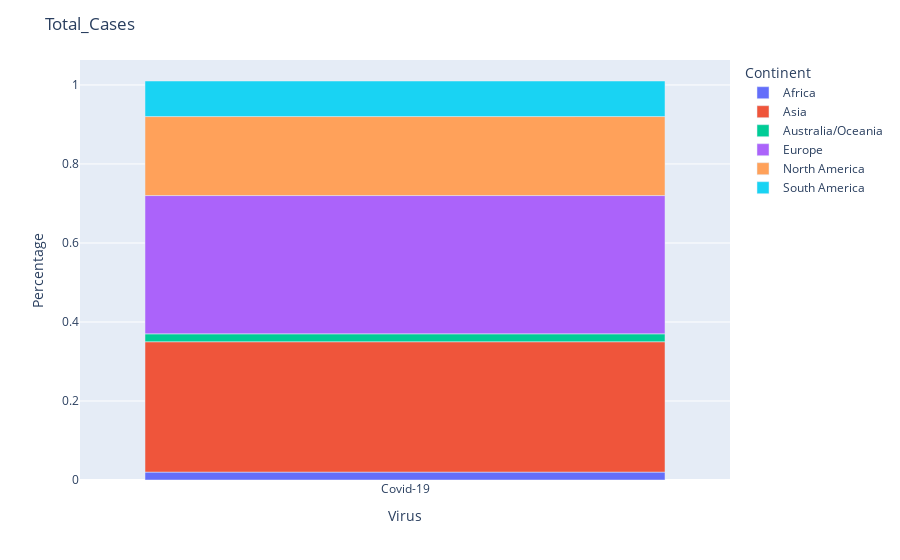
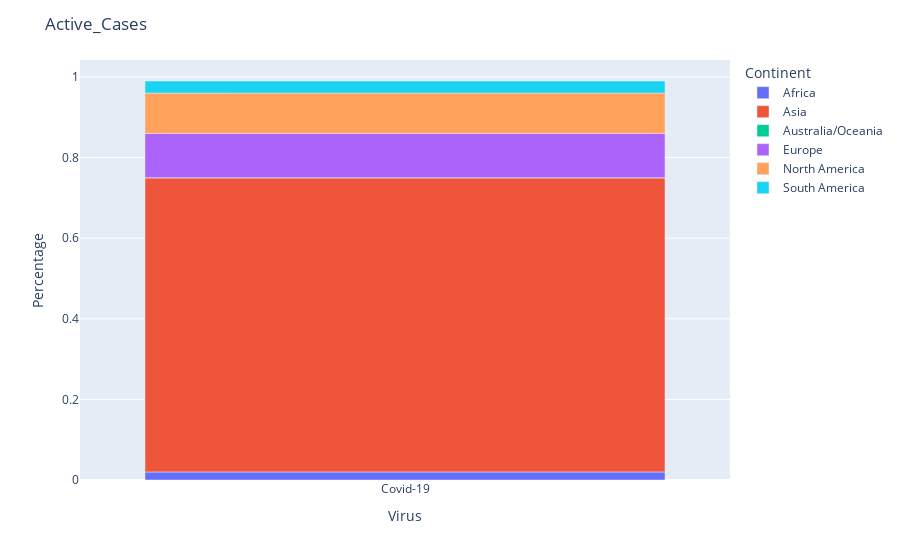
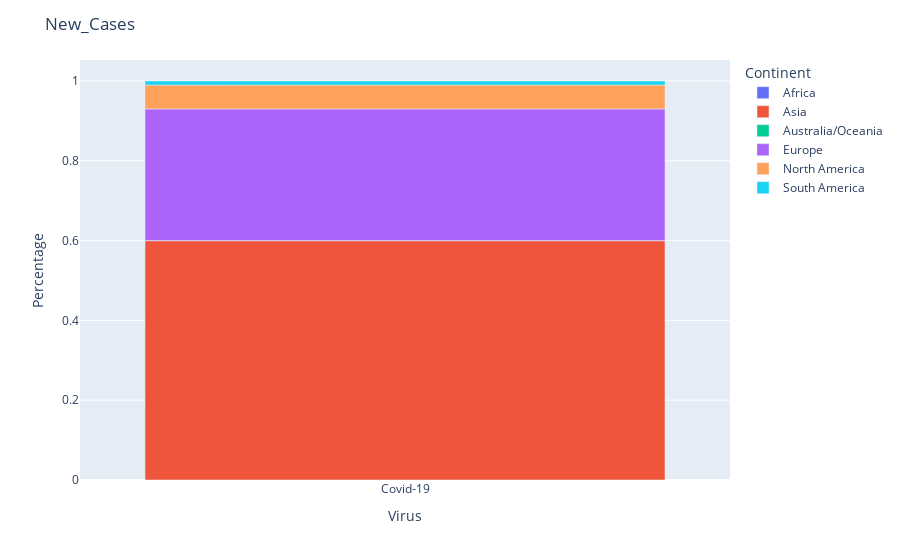
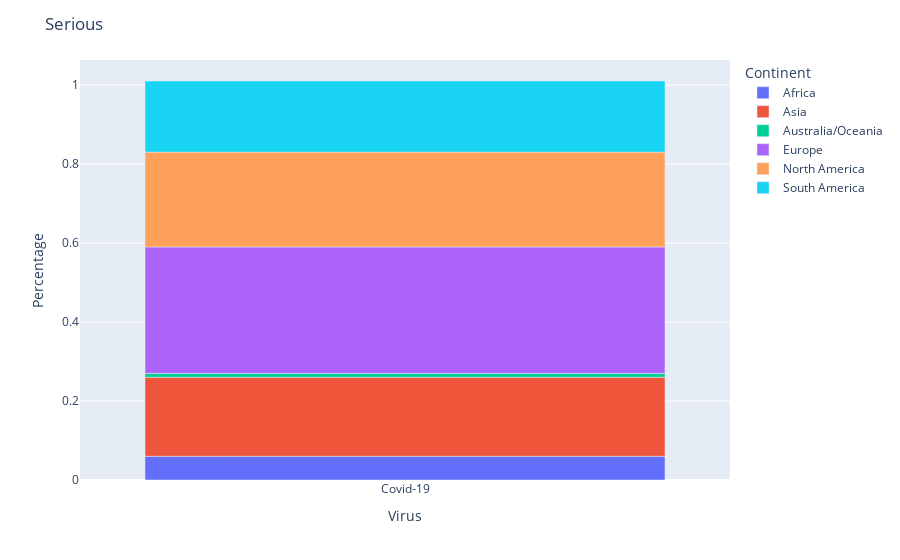

These figures' notebook cell, in order:
### Code cell
continent_visual(cases_list)

### Figure 1 — Plotly figure (JSON) as saved in the notebook; plotly's stock layout.template omitted (floating-point values rounded to 4 significant figures)
{"data": [{"alignmentgroup": "True", "customdata": [[12805489]], "hovertemplate": "Continent=Africa<br>Virus=%{x}<br>Percentage=%{y}<br>Total_Cases=%{customdata[0]}<extra></extra>", "legendgroup": "Africa", "marker": {"color": "#636efa", "pattern": {"shape": ""}}, "name": "Africa", "offsetgroup": "Africa", "orientation": "v", "showlegend": true, "textposition": "auto", "type": "bar", "x": ["Covid-19"], "xaxis": "x", "y": [0.02], "yaxis": "y"}, {"alignmentgroup": "True", "customdata": [[210611304]], "hovertemplate": "Continent=Asia<br>Virus=%{x}<br>Percentage=%{y}<br>Total_Cases=%{customdata[0]}<extra></extra>", "legendgroup": "Asia", "marker": {"color": "#EF553B", "pattern": {"shape": ""}}, "name": "Asia", "offsetgroup": "Asia", "orientation": "v", "showlegend": true, "textposition": "auto", "type": "bar", "x": ["Covid-19"], "xaxis": "x", "y": [0.33], "yaxis": "y"}, {"alignmentgroup": "True", "customdata": [[14084808]], "hovertemplate": "Continent=Australia/Oceania<br>Virus=%{x}<br>Percentage=%{y}<br>Total_Cases=%{customdata[0]}<extra></extra>", "legendgroup": "Australia/Oceania", "marker": {"color": "#00cc96", "pattern": {"shape": ""}}, "name": "Australia/Oceania", "offsetgroup": "Australia/Oceania", "orientation": "v", "showlegend": true, "textposition": "auto", "type": "bar", "x": ["Covid-19"], "xaxis": "x", "y": [0.02], "yaxis": "y"}, {"alignmentgroup": "True", "customdata": [[223885190]], "hovertemplate": "Continent=Europe<br>Virus=%{x}<br>Percentage=%{y}<br>Total_Cases=%{customdata[0]}<extra></extra>", "legendgroup": "Europe", "marker": {"color": "#ab63fa", "pattern": {"shape": ""}}, "name": "Europe", "offsetgroup": "Europe", "orientation": "v", "showlegend": true, "textposition": "auto", "type": "bar", "x": ["Covid-19"], "xaxis": "x", "y": [0.35], "yaxis": "y"}, {"alignmentgroup": "True", "customdata": [[125972055]], "hovertemplate": "Continent=North America<br>Virus=%{x}<br>Percentage=%{y}<br>Total_Cases=%{customdata[0]}<extra></extra>", "legendgroup": "North America", "marker": {"color": "#FFA15A", "pattern": {"shape": ""}}, "name": "North America", "offsetgroup": "North America", "orientation": "v", "showlegend": true, "textposition": "auto", "type": "bar", "x": ["Covid-19"], "xaxis": "x", "y": [0.2], "yaxis": "y"}, {"alignmentgroup": "True", "customdata": [[58405310]], "hovertemplate": "Continent=South America<br>Virus=%{x}<br>Percentage=%{y}<br>Total_Cases=%{customdata[0]}<extra></extra>", "legendgroup": "South America", "marker": {"color": "#19d3f3", "pattern": {"shape": ""}}, "name": "South America", "offsetgroup": "South America", "orientation": "v", "showlegend": true, "textposition": "auto", "type": "bar", "x": ["Covid-19"], "xaxis": "x", "y": [0.09], "yaxis": "y"}], "layout": {"barmode": "relative", "legend": {"title": {"text": "Continent"}, "tracegroupgap": 0}, "margin": {"t": 60}, "title": {"text": "Total_Cases"}, "xaxis": {"anchor": "y", "domain": [0, 1], "title": {"text": "Virus"}}, "yaxis": {"anchor": "x", "domain": [0, 1], "title": {"text": "Percentage"}}}}

### Figure 2 — Plotly figure (JSON) as saved in the notebook; plotly's stock layout.template omitted (floating-point values rounded to 4 significant figures)
{"data": [{"alignmentgroup": "True", "customdata": [[377871]], "hovertemplate": "Continent=Africa<br>Virus=%{x}<br>Percentage=%{y}<br>Active_Cases=%{customdata[0]}<extra></extra>", "legendgroup": "Africa", "marker": {"color": "#636efa", "pattern": {"shape": ""}}, "name": "Africa", "offsetgroup": "Africa", "orientation": "v", "showlegend": true, "textposition": "auto", "type": "bar", "x": ["Covid-19"], "xaxis": "x", "y": [0.02], "yaxis": "y"}, {"alignmentgroup": "True", "customdata": [[13570800]], "hovertemplate": "Continent=Asia<br>Virus=%{x}<br>Percentage=%{y}<br>Active_Cases=%{customdata[0]}<extra></extra>", "legendgroup": "Asia", "marker": {"color": "#EF553B", "pattern": {"shape": ""}}, "name": "Asia", "offsetgroup": "Asia", "orientation": "v", "showlegend": true, "textposition": "auto", "type": "bar", "x": ["Covid-19"], "xaxis": "x", "y": [0.73], "yaxis": "y"}, {"alignmentgroup": "True", "customdata": [[86121]], "hovertemplate": "Continent=Australia/Oceania<br>Virus=%{x}<br>Percentage=%{y}<br>Active_Cases=%{customdata[0]}<extra></extra>", "legendgroup": "Australia/Oceania", "marker": {"color": "#00cc96", "pattern": {"shape": ""}}, "name": "Australia/Oceania", "offsetgroup": "Australia/Oceania", "orientation": "v", "showlegend": true, "textposition": "auto", "type": "bar", "x": ["Covid-19"], "xaxis": "x", "y": [0], "yaxis": "y"}, {"alignmentgroup": "True", "customdata": [[2025568]], "hovertemplate": "Continent=Europe<br>Virus=%{x}<br>Percentage=%{y}<br>Active_Cases=%{customdata[0]}<extra></extra>", "legendgroup": "Europe", "marker": {"color": "#ab63fa", "pattern": {"shape": ""}}, "name": "Europe", "offsetgroup": "Europe", "orientation": "v", "showlegend": true, "textposition": "auto", "type": "bar", "x": ["Covid-19"], "xaxis": "x", "y": [0.11], "yaxis": "y"}, {"alignmentgroup": "True", "customdata": [[1941259]], "hovertemplate": "Continent=North America<br>Virus=%{x}<br>Percentage=%{y}<br>Active_Cases=%{customdata[0]}<extra></extra>", "legendgroup": "North America", "marker": {"color": "#FFA15A", "pattern": {"shape": ""}}, "name": "North America", "offsetgroup": "North America", "orientation": "v", "showlegend": true, "textposition": "auto", "type": "bar", "x": ["Covid-19"], "xaxis": "x", "y": [0.1], "yaxis": "y"}, {"alignmentgroup": "True", "customdata": [[544992]], "hovertemplate": "Continent=South America<br>Virus=%{x}<br>Percentage=%{y}<br>Active_Cases=%{customdata[0]}<extra></extra>", "legendgroup": "South America", "marker": {"color": "#19d3f3", "pattern": {"shape": ""}}, "name": "South America", "offsetgroup": "South America", "orientation": "v", "showlegend": true, "textposition": "auto", "type": "bar", "x": ["Covid-19"], "xaxis": "x", "y": [0.03], "yaxis": "y"}], "layout": {"barmode": "relative", "legend": {"title": {"text": "Continent"}, "tracegroupgap": 0}, "margin": {"t": 60}, "title": {"text": "Active_Cases"}, "xaxis": {"anchor": "y", "domain": [0, 1], "title": {"text": "Virus"}}, "yaxis": {"anchor": "x", "domain": [0, 1], "title": {"text": "Percentage"}}}}

### Figure 3 — Plotly figure (JSON) as saved in the notebook; plotly's stock layout.template omitted (floating-point values rounded to 4 significant figures)
{"data": [{"alignmentgroup": "True", "customdata": [[6]], "hovertemplate": "Continent=Africa<br>Virus=%{x}<br>Percentage=%{y}<br>New_Cases=%{customdata[0]}<extra></extra>", "legendgroup": "Africa", "marker": {"color": "#636efa", "pattern": {"shape": ""}}, "name": "Africa", "offsetgroup": "Africa", "orientation": "v", "showlegend": true, "textposition": "auto", "type": "bar", "x": ["Covid-19"], "xaxis": "x", "y": [0], "yaxis": "y"}, {"alignmentgroup": "True", "customdata": [[34137]], "hovertemplate": "Continent=Asia<br>Virus=%{x}<br>Percentage=%{y}<br>New_Cases=%{customdata[0]}<extra></extra>", "legendgroup": "Asia", "marker": {"color": "#EF553B", "pattern": {"shape": ""}}, "name": "Asia", "offsetgroup": "Asia", "orientation": "v", "showlegend": true, "textposition": "auto", "type": "bar", "x": ["Covid-19"], "xaxis": "x", "y": [0.6], "yaxis": "y"}, {"alignmentgroup": "True", "customdata": [[-17]], "hovertemplate": "Continent=Australia/Oceania<br>Virus=%{x}<br>Percentage=%{y}<br>New_Cases=%{customdata[0]}<extra></extra>", "legendgroup": "Australia/Oceania", "marker": {"color": "#00cc96", "pattern": {"shape": ""}}, "name": "Australia/Oceania", "offsetgroup": "Australia/Oceania", "orientation": "v", "showlegend": true, "textposition": "auto", "type": "bar", "x": ["Covid-19"], "xaxis": "x", "y": [0], "yaxis": "y"}, {"alignmentgroup": "True", "customdata": [[19048]], "hovertemplate": "Continent=Europe<br>Virus=%{x}<br>Percentage=%{y}<br>New_Cases=%{customdata[0]}<extra></extra>", "legendgroup": "Europe", "marker": {"color": "#ab63fa", "pattern": {"shape": ""}}, "name": "Europe", "offsetgroup": "Europe", "orientation": "v", "showlegend": true, "textposition": "auto", "type": "bar", "x": ["Covid-19"], "xaxis": "x", "y": [0.33], "yaxis": "y"}, {"alignmentgroup": "True", "customdata": [[3142]], "hovertemplate": "Continent=North America<br>Virus=%{x}<br>Percentage=%{y}<br>New_Cases=%{customdata[0]}<extra></extra>", "legendgroup": "North America", "marker": {"color": "#FFA15A", "pattern": {"shape": ""}}, "name": "North America", "offsetgroup": "North America", "orientation": "v", "showlegend": true, "textposition": "auto", "type": "bar", "x": ["Covid-19"], "xaxis": "x", "y": [0.06], "yaxis": "y"}, {"alignmentgroup": "True", "customdata": [[630]], "hovertemplate": "Continent=South America<br>Virus=%{x}<br>Percentage=%{y}<br>New_Cases=%{customdata[0]}<extra></extra>", "legendgroup": "South America", "marker": {"color": "#19d3f3", "pattern": {"shape": ""}}, "name": "South America", "offsetgroup": "South America", "orientation": "v", "showlegend": true, "textposition": "auto", "type": "bar", "x": ["Covid-19"], "xaxis": "x", "y": [0.01], "yaxis": "y"}], "layout": {"barmode": "relative", "legend": {"title": {"text": "Continent"}, "tracegroupgap": 0}, "margin": {"t": 60}, "title": {"text": "New_Cases"}, "xaxis": {"anchor": "y", "domain": [0, 1], "title": {"text": "Virus"}}, "yaxis": {"anchor": "x", "domain": [0, 1], "title": {"text": "Percentage"}}}}

### Figure 4 — Plotly figure (JSON) as saved in the notebook; plotly's stock layout.template omitted (floating-point values rounded to 4 significant figures)
{"data": [{"alignmentgroup": "True", "customdata": [[516]], "hovertemplate": "Continent=Africa<br>Virus=%{x}<br>Percentage=%{y}<br>Serious=%{customdata[0]}<extra></extra>", "legendgroup": "Africa", "marker": {"color": "#636efa", "pattern": {"shape": ""}}, "name": "Africa", "offsetgroup": "Africa", "orientation": "v", "showlegend": true, "textposition": "auto", "type": "bar", "x": ["Covid-19"], "xaxis": "x", "y": [0.06], "yaxis": "y"}, {"alignmentgroup": "True", "customdata": [[1637]], "hovertemplate": "Continent=Asia<br>Virus=%{x}<br>Percentage=%{y}<br>Serious=%{customdata[0]}<extra></extra>", "legendgroup": "Asia", "marker": {"color": "#EF553B", "pattern": {"shape": ""}}, "name": "Asia", "offsetgroup": "Asia", "orientation": "v", "showlegend": true, "textposition": "auto", "type": "bar", "x": ["Covid-19"], "xaxis": "x", "y": [0.2], "yaxis": "y"}, {"alignmentgroup": "True", "customdata": [[58]], "hovertemplate": "Continent=Australia/Oceania<br>Virus=%{x}<br>Percentage=%{y}<br>Serious=%{customdata[0]}<extra></extra>", "legendgroup": "Australia/Oceania", "marker": {"color": "#00cc96", "pattern": {"shape": ""}}, "name": "Australia/Oceania", "offsetgroup": "Australia/Oceania", "orientation": "v", "showlegend": true, "textposition": "auto", "type": "bar", "x": ["Covid-19"], "xaxis": "x", "y": [0.01], "yaxis": "y"}, {"alignmentgroup": "True", "customdata": [[2678]], "hovertemplate": "Continent=Europe<br>Virus=%{x}<br>Percentage=%{y}<br>Serious=%{customdata[0]}<extra></extra>", "legendgroup": "Europe", "marker": {"color": "#ab63fa", "pattern": {"shape": ""}}, "name": "Europe", "offsetgroup": "Europe", "orientation": "v", "showlegend": true, "textposition": "auto", "type": "bar", "x": ["Covid-19"], "xaxis": "x", "y": [0.32], "yaxis": "y"}, {"alignmentgroup": "True", "customdata": [[1989]], "hovertemplate": "Continent=North America<br>Virus=%{x}<br>Percentage=%{y}<br>Serious=%{customdata[0]}<extra></extra>", "legendgroup": "North America", "marker": {"color": "#FFA15A", "pattern": {"shape": ""}}, "name": "North America", "offsetgroup": "North America", "orientation": "v", "showlegend": true, "textposition": "auto", "type": "bar", "x": ["Covid-19"], "xaxis": "x", "y": [0.24], "yaxis": "y"}, {"alignmentgroup": "True", "customdata": [[1483]], "hovertemplate": "Continent=South America<br>Virus=%{x}<br>Percentage=%{y}<br>Serious=%{customdata[0]}<extra></extra>", "legendgroup": "South America", "marker": {"color": "#19d3f3", "pattern": {"shape": ""}}, "name": "South America", "offsetgroup": "South America", "orientation": "v", "showlegend": true, "textposition": "auto", "type": "bar", "x": ["Covid-19"], "xaxis": "x", "y": [0.18], "yaxis": "y"}], "layout": {"barmode": "relative", "legend": {"title": {"text": "Continent"}, "tracegroupgap": 0}, "margin": {"t": 60}, "title": {"text": "Serious"}, "xaxis": {"anchor": "y", "domain": [0, 1], "title": {"text": "Virus"}}, "yaxis": {"anchor": "x", "domain": [0, 1], "title": {"text": "Percentage"}}}}
